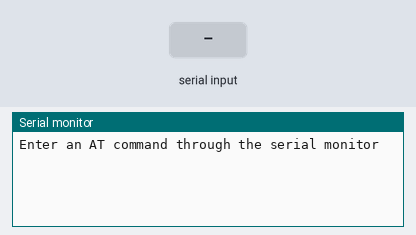
The sketch below on a simulated Arduino Uno, built with avr-gcc and run on an emulated ATmega328P. Shown: the last lines printed to the serial monitor. Inputs (shaded band) come from the test bench.

Above: at 1.2 s.
1.3 s: "1\n" received over Serial
At 2.1 s:
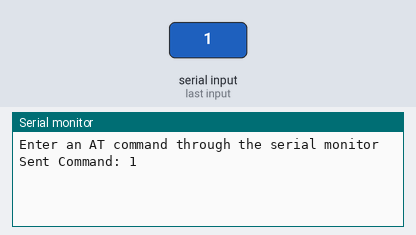
2.8 s: "1\n" received over the second serial link
At 4.0 s:
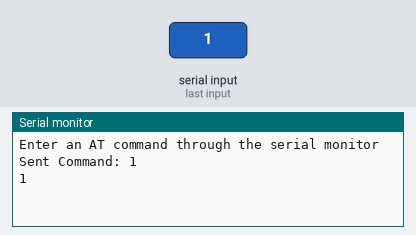
4.3 s: "0\n" received over the second serial link
At 5.1 s:
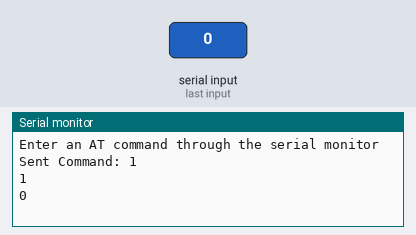

Measured:
- after the input at 1.3 s, the serial monitor: prints a new line at once (image 1)
- after the input at 2.8 s, the serial monitor: prints a new line at once (image 2)
- after the input at 4.3 s, the serial monitor: prints a new line at once (image 3)

The sketch:

test.ino
```cpp
#include <SoftwareSerial.h> // built-in arduino library
String inputString = "\0"; // a String to hold incoming serial data
SoftwareSerial LA66_serial_port(10, 11); // Arduino RX, TX

void setup()
{
  // Initialize serial communications with arduino and LA66.
  // A known bug in arduino's IDE causes junk to be displayed in the first line.
  Serial.begin(9600); Serial.println('\n'); Serial.flush();
  LA66_serial_port.begin(9600);

  // clear transceiver buffer
  while (LA66_serial_port.available()) int dumpChar = LA66_serial_port.read();
}

void loop()
{
  char inChar = '\0'; // a single character read from a buffer

  // Get an AT command from the serial monitor
  Serial.println("\nEnter an AT command through the serial monitor"); Serial.flush();
  while( ! Serial.available()); // wait for the command to be entered
  inputString = "\0";
  while (Serial.available())  // read the command
  {
    // get a new byte:
    inChar = (char)Serial.read();
    //Serial.print(inChar); Serial.flush();

    // If the incoming character is a newline or carriage-return, dump the rest of the input buffer
    // Otherwise, add the character to the input string.
    if (inChar == '\n' || inChar == '\r') while (Serial.available()) Serial.read();
    else inputString += inChar;
    delay(5); // found pausing the software is necessary to allow time for the hardware to do its thing
  }

  // Semd the command to the transceiver
  LA66_serial_port.print(inputString + '\n');
  Serial.println("Sent Command: " + inputString); Serial.flush(); // display the command

  // Test ability to read the results from LA66
  while(true)
  {
    if(LA66_serial_port.available())
    {
      inChar = (char)LA66_serial_port.read();
      Serial.print(inChar); Serial.flush();
    }
  }
}
```
